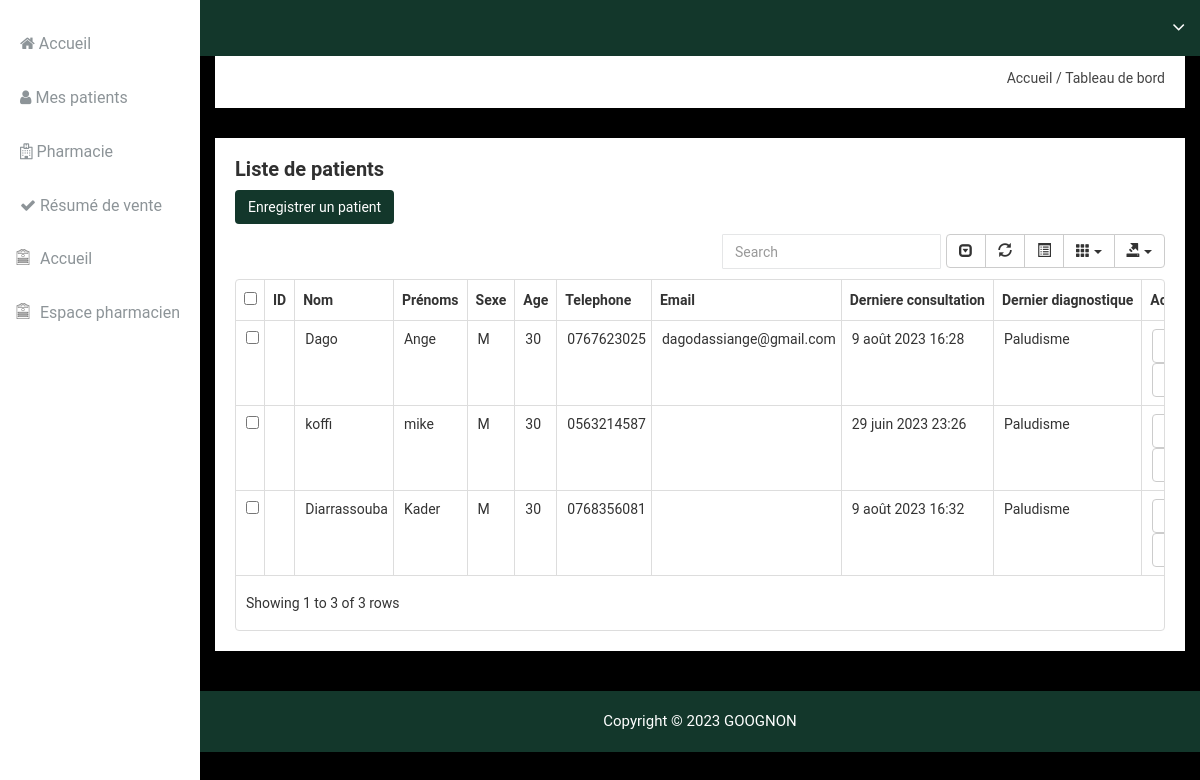
The app's page /medecin/patients/ with its own data.
### receptionspace/models.py (models this page shows)
class Patient(models.Model):
    first_name = models.CharField(max_length=255)
    last_name = models.CharField(max_length=255)
    sexe = models.CharField(max_length=1, default=None)
    birthday = models.DateField()
    email = models.EmailField(max_length=255, null=True)
    phone = models.CharField(max_length=10)
    habitation = models.CharField(max_length=255)
    created_by = models.ForeignKey(Collaborateur, on_delete=models.SET_NULL, null=True)
    created_at = models.DateTimeField(auto_now=True)

class Visite(models.Model):
    taille = models.DecimalField(max_digits=5, decimal_places=2, null=True)
    masse = models.DecimalField(max_digits=5, decimal_places=2, null=True)
    temperature = models.DecimalField( max_digits=3, decimal_places=1, null=True)
    motifs = models.TextField(max_length=255)
    date_time = models.DateTimeField(auto_now_add=True)
    service = models.ForeignKey(Service, on_delete=models.SET_NULL, null=True)
    patient = models.ForeignKey(Patient, on_delete=models.CASCADE)
    created_by = models.ForeignKey(Collaborateur, on_delete=models.SET_NULL, null=True)

### medecinespace/views.py (the view)
# urls.py: path('patients/', views.patients, name='patients'),
def patients(request):
    collaborateur = Configuration.current_user(request)
    patients = Patient.objects.all()
    context = {
        'collaborateur':collaborateur,
        'patients':patients
    }
    return render(request, 'medecinespace/patient.html', context)

### configuration.py (called while the page is built)
    def current_user(request):
        try:
            user_id = request.session['id']
            collaborateur = Collaborateur.objects.get(user = User.objects.get(pk=user_id))
        except KeyError:
            return HttpResponseRedirect(reverse('adminspace:login'))
        except ObjectDoesNotExist:
            return HttpResponseRedirect(reverse('adminspace:login'))
        else:
            return collaborateur

### medecinespace/templates/medecinespace/patient.html (shortened to what this page needs)
{% extends 'medecinespace/base.html' %}
{% block content %}
<div class="data-table-area mg-b-15">
    <div class="container-fluid">
        <div class="row">
            <div class="col-lg-12 col-md-12 col-sm-12 col-xs-12">
                <div class="sparkline13-list">
                    <div class="sparkline13-hd">
                        <div class="main-sparkline13-hd">
                            <h1>Liste de patients</h1>
                        </div>
                    </div>
                    <div class="sparkline13-graph">
                        <div class="datatable-dashv1-list custom-datatable-overright">
                            <button type="button" class="btn btn-custon-rounded-four" style="background-color: #13372b; color: white;" data-toggle="modal" data-target="#EnregistrerNouveau">Enregistrer un patient</button>
                            <table id="table" data-toggle="table" data-pagination="true" data-search="true" data-show-columns="true" data-show-pagination-switch="true" data-show-refresh="true" data-key-events="true" data-show-toggle="true" data-resizable="true" data-cookie="true"
                                data-cookie-id-table="saveId" data-show-export="true" data-click-to-select="true" data-toolbar="#toolbar">
                                <thead>
                                    <tr>
                                        <th data-field="id">ID</th>
                                        <th data-field="nom " >Nom</th>
                                        <th data-field="prenoms" >Prénoms</th>
                                        <th data-field="sexe" >Sexe</th>
                                        <th data-field="age" >Age</th>
                                        <th data-field="telephone" >Telephone</th>
                                        <th data-field="email">Email</th>
                                        <th data-field="d_consult" >Derniere consultation</th>
                                        <th data-field="d_DIA" >Dernier diagnostique</th>
                                        <th data-field="action">Action</th>
                                    </tr>
                                </thead>
                                <tbody>
                                    {% for patient in patients %}
                                    <tr>
                                        <td></td>
                                        <td>{{patient.first_name}}</td>
                                        <td>{{patient.last_name}}</td>
                                        <td>{{patient.sexe}}</td>
                                        <td>30</td>
                                        <td>{{patient.phone}}</td>
                                        <td>{{patient.email}}</td>
                                        <td>{{patient.visite_set.last.date_time}}</td>
                                        <td>Paludisme</td>
                                        <td>
                                            <a href="{% url 'medecinespace:visites' patient.id %}" class="btn btn-custon-four btn-default">
                                            </a>
                                            <button type="button" class="btn btn-custon-four btn-default" data-toggle="modal" data-target="#InfoBase{{patient.id}}"></button>
                                        </td>
                                    </tr>
                                    {% endfor %}
                                </tbody>
                            </table>
                    </div>
                </div>
            </div>
        </div>
    </div>
</div> <br>
{% endblock content %}

### adminspace/static/adminspace/css/main.css (style rules this page uses)
html { color: #222; font-size: 1em; line-height: 1.4; }

### records on screen
Patient: first_name "Dago", last_name "Ange", sexe "M", phone "0767623025", email "dagodassiange@gmail.com", visite_set.last.date_time "9 août 2023 16:28"
Patient: first_name "koffi", last_name "mike", sexe "M", phone "0563214587", visite_set.last.date_time "29 juin 2023 23:26"
Patient: first_name "Diarrassouba", last_name "Kader", sexe "M", phone "0768356081", visite_set.last.date_time "9 août 2023 16:32"
